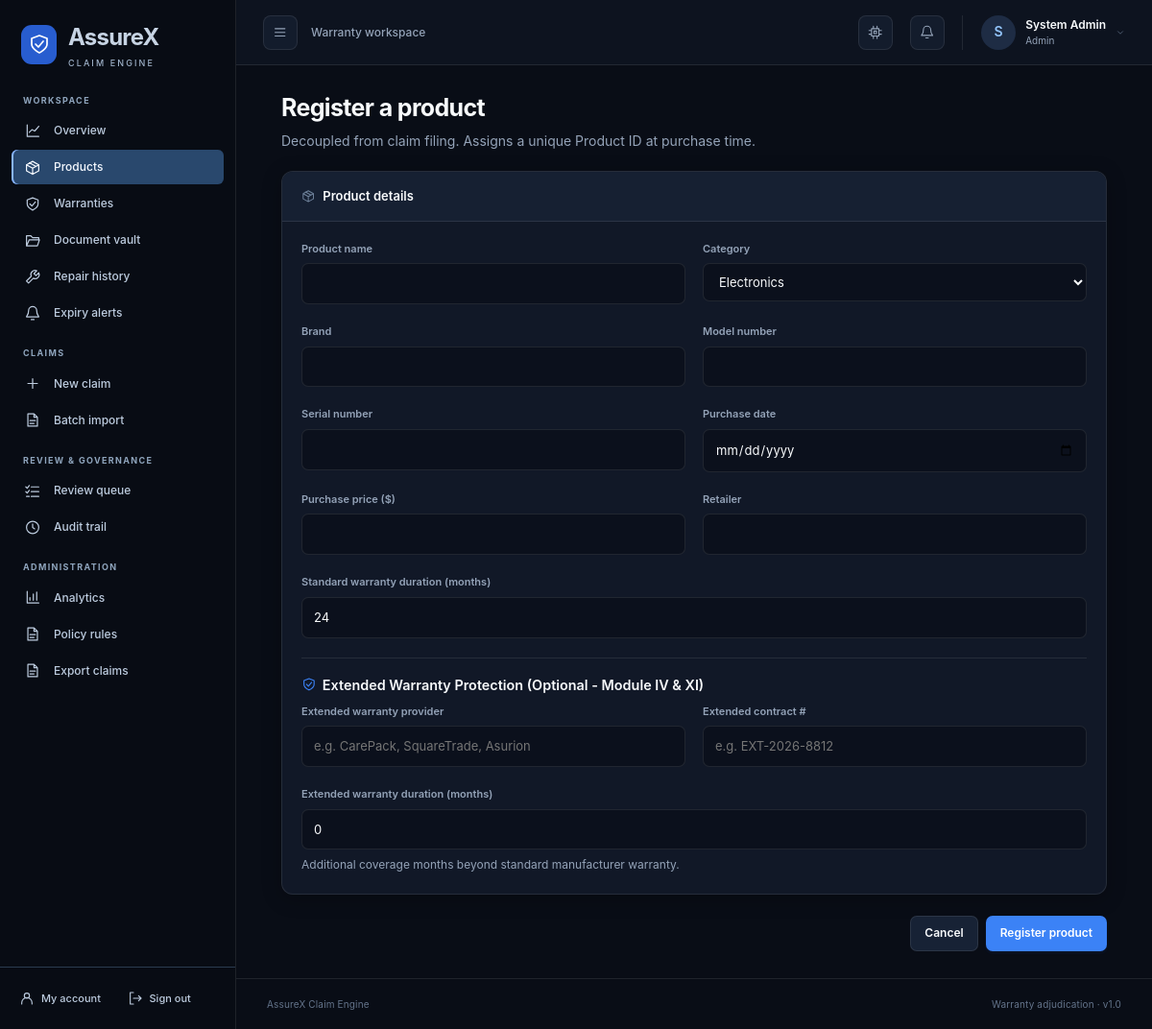
/products/new (signed in), run on the app's committed database.
### src/assurex_claim_engine/db/database.py (models this page shows)
class User(Base):
    __tablename__ = "users"
    id = Column(Integer, primary_key=True, index=True)
    user_id = Column(String(50), unique=True, index=True, nullable=False)
    email = Column(String(100), unique=True, index=True, nullable=False)
    hashed_password = Column(String(255), nullable=False)
    full_name = Column(String(100), nullable=False)
    role = Column(String(30), nullable=False, default="customer")
    phone_number = Column(String(50), nullable=True, default="")
    mailing_address = Column(Text, nullable=True, default="")
    created_at = Column(DateTime, default=_utcnow)
    products = relationship("Product", back_populates="owner")
    claims = relationship("Claim", back_populates="claimant")
    documents = relationship("Document", back_populates="owner")
    repairs = relationship("Repair", back_populates="owner")

### src/assurex_claim_engine/web/app.py (the view)
@app.get("/products/new", response_class=HTMLResponse)
def products_new_form(
    request: Request,
    current_user: User = Depends(require_role("customer", "service_center")),
):
    return render(request, "product_register.html", {"user": current_user})

### templates/product_register.html (shortened to what this page needs)
{% extends "base.html" %}
{% block content %}
<div style="max-width: 860px; margin: 0 auto;">
    <h1 style="font-size: 1.5rem; font-weight: 700;">Register a product</h1>
    <p style="color: var(--text-sub); margin-bottom: 1.25rem;">Decoupled from claim filing. Assigns a unique Product ID at purchase time.</p>
    <form action="/products/new" method="POST">
        <div class="panel">
            <div class="panel-header"><div class="panel-title"><svg class="icon" aria-hidden="true"><use href="/static/icons.svg#fa-box"></use></svg> Product details</div></div>
            <div class="panel-body">
                <div class="form-row">
                    <div class="form-group">
                        <label class="form-label">Product name</label>
                        <input class="form-input" name="product_name" required>
                    </div>
                    <div class="form-group">
                        <label class="form-label">Category</label>
                        <select class="form-select" name="category" required>
                            <option value="electronics">Electronics</option>
                        </select>
                    </div>
                </div>
                <div class="form-row">
                    <div class="form-group">
                        <label class="form-label">Brand</label>
                        <input class="form-input" name="brand" required>
                    </div>
                    <div class="form-group">
                        <label class="form-label">Model number</label>
                        <input class="form-input" name="model_number" required>
                    </div>
                </div>
                <div class="form-row">
                    <div class="form-group">
                        <label class="form-label">Serial number</label>
                        <input class="form-input" name="serial_number" required>
                    </div>
                    <div class="form-group">
                        <label class="form-label">Purchase date</label>
                        <input class="form-input" type="date" name="purchase_date" required>
                    </div>
                </div>
                <div class="form-row">
                    <div class="form-group">
                        <label class="form-label">Purchase price ($)</label>
                        <input class="form-input" type="number" step="0.01" min="0" name="purchase_price" required>
                    </div>
                    <div class="form-group">
                        <label class="form-label">Retailer</label>
                        <input class="form-input" name="retailer" required>
                    </div>
                </div>
                <div class="form-group">
                    <label class="form-label">Standard warranty duration (months)</label>
                    <input class="form-input" type="number" min="1" name="warranty_duration_months" value="24" required>
                </div>
                <div style="margin-top: 1.25rem; padding-top: 1rem; border-top: 1px solid var(--border);">
                    <div style="font-weight: 600; font-size: 0.9rem; margin-bottom: 0.5rem; display: flex; align-items: center; gap: 6px;">
                        <svg class="icon" aria-hidden="true" style="color: var(--primary);"><use href="/static/icons.svg#fa-shield-halved"></use></svg>
                        Extended Warranty Protection (Optional - Module IV & XI)
                    </div>
                    <div class="form-row">
                        <div class="form-group">
                            <label class="form-label">Extended warranty provider</label>
                            <input class="form-input" name="extended_warranty_provider" placeholder="e.g. CarePack, SquareTrade, Asurion">
                        </div>
                        <div class="form-group">
                            <label class="form-label">Extended contract #</label>
                            <input class="form-input" name="extended_warranty_contract_number" placeholder="e.g. EXT-2026-8812">
                        </div>
                    </div>
                    <div class="form-group">
                        <label class="form-label">Extended warranty duration (months)</label>
                        <input class="form-input" type="number" min="0" name="extended_warranty_duration_months" value="0">
                        <small style="color: var(--text-sub); font-size: 0.75rem;">Additional coverage months beyond standard manufacturer warranty.</small>
                    </div>
                </div>
            </div>
        </div>
        <div style="display: flex; justify-content: flex-end; gap: 0.5rem;">
            <a class="btn btn-secondary" href="/products">Cancel</a>
            <button class="btn btn-primary" type="submit">Register product</button>
        </div>
    </form>
</div>
{% endblock %}

### templates/base.html (shortened to what this page needs)
<!DOCTYPE html>
<html lang="en">
<head>
    <link rel="stylesheet" href="/static/css/dashboard.css">
</head>
{% set active_role = user.role if user else request.session.get('role') %}
{% set active_name = user.full_name if user else request.session.get('full_name') %}
{% set path = request.url.path %}
{% macro nav(url, label, icon, prefix=false) %}
<a href="{{ url }}" aria-label="{{ label }}" class="nav-item-link{% if path == url or (prefix and path.startswith(url + '/')) %} active{% endif %}" {% if path == url or (prefix and path.startswith(url + '/')) %}aria-current="page"{% endif %} title="{{ label }}">
    <svg class="icon" aria-hidden="true"><use href="/static/icons.svg#{{ icon }}"></use></svg><span class="nav-label">{{ label }}</span>
</a>
{% endmacro %}
<body class="{% if active_role %}app-layout{% else %}auth-layout{% endif %}">
{% if active_role %}
<aside class="sidebar" id="app-sidebar" aria-label="Application sidebar">
    <a href="/" class="sidebar-brand"><span class="brand-mark"><svg class="icon" aria-hidden="true"><use href="/static/icons.svg#fa-shield-halved"></use></svg></span><span class="nav-label">AssureX<small>CLAIM ENGINE</small></span></a>
    <nav class="sidebar-nav" aria-label="Main navigation">
        <div class="nav-section-label">Workspace</div>
        {{ nav('/', 'Overview', 'fa-chart-line') }}
        {{ nav('/products', 'Products', 'fa-box', true) }}
        {{ nav('/warranties', 'Warranties', 'fa-shield', true) }}
        {{ nav('/documents', 'Document vault', 'fa-folder-open', true) }}
        {{ nav('/repairs', 'Repair history', 'fa-wrench', true) }}
        {{ nav('/alerts', 'Expiry alerts', 'fa-bell') }}
        {% if active_role in ['customer', 'service_center', 'admin'] %}
        <div class="nav-section-label">Claims</div>
        {{ nav('/claims/new', 'New claim', 'fa-plus') }}
        {{ nav('/claims/import-csv', 'Batch import', 'fa-file-csv') }}
        {% endif %}
        {% if active_role in ['reviewer', 'admin'] %}
        <div class="nav-section-label">Review & governance</div>
        {{ nav('/reviewer/queue', 'Review queue', 'fa-list-check') }}
        {{ nav('/audit-logs', 'Audit trail', 'fa-clock-rotate-left') }}
        {% endif %}
        {% if active_role == 'admin' %}
        <div class="nav-section-label">Administration</div>
        {{ nav('/admin/analytics', 'Analytics', 'fa-chart-bar') }}
        {{ nav('/admin/policies', 'Policy rules', 'fa-scroll') }}
        {{ nav('/admin/export-csv', 'Export claims', 'fa-file-export') }}
        {% endif %}
    </nav>
    <div class="sidebar-bottom">
        {{ nav('/profile', 'My account', 'fa-user-circle') }}
        {{ nav('/logout', 'Sign out', 'fa-right-from-bracket') }}
    </div>
</aside>
<div class="app-workspace">
<header class="app-topbar">
    <div class="topbar-left">
        <button class="icon-button" id="sidebar-toggle" type="button" aria-controls="app-sidebar" aria-expanded="true" aria-label="Toggle navigation"><svg class="icon" aria-hidden="true"><use href="/static/icons.svg#fa-bars"></use></svg></button>
        <span class="workspace-label">Warranty workspace</span>
    </div>
    <div class="topbar-actions">
        <button class="icon-button theme-toggle-btn" id="theme-toggle" type="button" aria-label="Toggle theme" title="Toggle dark/light theme"><svg class="icon" aria-hidden="true"><use href="/static/icons.svg#fa-wand-magic-sparkles"></use></svg></button>
        <a href="/alerts" class="icon-button alerts-link" aria-label="Expiry alerts" title="Expiry alerts"><svg class="icon" aria-hidden="true"><use href="/static/icons.svg#fa-bell"></use></svg></a>
        <a href="/profile" class="account-link"><span class="avatar">{{ (active_name or 'A')[:1]|upper }}</span><span class="account-text">{{ active_name }}<small>{{ active_role.replace('_', ' ')|title }}</small></span><svg class="icon" aria-hidden="true"><use href="/static/icons.svg#fa-chevron-down"></use></svg></a>
    </div>
</header>
{% endif %}
<main class="main-content" id="main-content" tabindex="-1">
    {% block content %}{% endblock %}
</main>
{% if active_role %}<footer class="app-footer"><span>AssureX Claim Engine</span><span>Warranty adjudication · v1.0</span></footer>{% endif %}
</div>
</body>
</html>

### data on the page
User: full_name "S", full_name "System Admin", replace "Admin"

### other printed values
{{ label }} "Overview Products Warranties Document vault Repair history Expiry alerts New claim Batch import Review queue Audit trail Analytics Policy rules Export claims My account Sign out"
